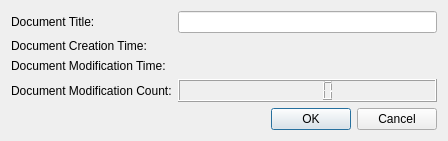
<?xml version="1.0" encoding="UTF-8"?>
<ui version="4.0">
 <class>DocumentTitleDialog</class>
 <widget class="QDialog" name="DocumentTitleDialog">
  <property name="windowModality">
   <enum>Qt::WindowModal</enum>
  </property>
  <property name="geometry">
   <rect>
    <x>0</x>
    <y>0</y>
    <width>448</width>
    <height>136</height>
   </rect>
  </property>
  <property name="windowTitle">
   <string>Document Title</string>
  </property>
  <property name="modal">
   <bool>true</bool>
  </property>
  <layout class="QFormLayout" name="formLayout">
   <item row="0" column="0">
    <widget class="QLabel" name="labelDocumentTitle">
     <property name="text">
      <string>Document Title:</string>
     </property>
     <property name="buddy">
      <cstring>lineEditDocumentTitle</cstring>
     </property>
    </widget>
   </item>
   <item row="0" column="1">
    <widget class="QLineEdit" name="lineEditDocumentTitle"/>
   </item>
   <item row="1" column="0">
    <widget class="QLabel" name="labelDocumentCreationTime">
     <property name="text">
      <string>Document Creation Time:</string>
     </property>
    </widget>
   </item>
   <item row="1" column="1">
    <widget class="QLabel" name="labelDocumentCreationTimeValue">
     <property name="text">
      <string/>
     </property>
    </widget>
   </item>
   <item row="2" column="0">
    <widget class="QLabel" name="labelDocumentModificationTime">
     <property name="text">
      <string>Document Modification Time:</string>
     </property>
    </widget>
   </item>
   <item row="2" column="1">
    <widget class="QLabel" name="labelDocumentModificationTimeValue">
     <property name="text">
      <string/>
     </property>
    </widget>
   </item>
   <item row="3" column="0">
    <widget class="QLabel" name="labelDocumentModificationCount">
     <property name="text">
      <string>Document Modification Count:</string>
     </property>
    </widget>
   </item>
   <item row="3" column="1">
    <widget class="QLCDNumber" name="lcdNumberDocumentModificationCount"/>
   </item>
   <item row="4" column="0" colspan="2">
    <widget class="QDialogButtonBox" name="buttonBox">
     <property name="orientation">
      <enum>Qt::Horizontal</enum>
     </property>
     <property name="standardButtons">
      <set>QDialogButtonBox::Cancel|QDialogButtonBox::Ok</set>
     </property>
    </widget>
   </item>
  </layout>
 </widget>
 <resources/>
 <connections>
  <connection>
   <sender>buttonBox</sender>
   <signal>accepted()</signal>
   <receiver>DocumentTitleDialog</receiver>
   <slot>accept()</slot>
   <hints>
    <hint type="sourcelabel">
     <x>248</x>
     <y>254</y>
    </hint>
    <hint type="destinationlabel">
     <x>157</x>
     <y>274</y>
    </hint>
   </hints>
  </connection>
  <connection>
   <sender>buttonBox</sender>
   <signal>rejected()</signal>
   <receiver>DocumentTitleDialog</receiver>
   <slot>reject()</slot>
   <hints>
    <hint type="sourcelabel">
     <x>316</x>
     <y>260</y>
    </hint>
    <hint type="destinationlabel">
     <x>286</x>
     <y>274</y>
    </hint>
   </hints>
  </connection>
 </connections>
</ui>
